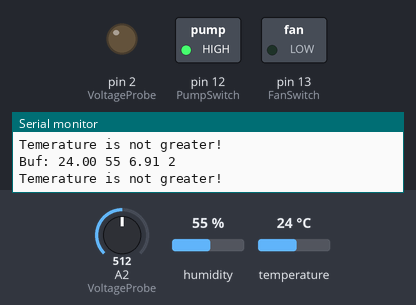
Bench run of a sketch on a simulated Arduino Uno, built with avr-gcc and run on an emulated ATmega328P. Parts: switched loads named in the sketch (green lamp = pin HIGH), output pins drawn as LEDs (lit = HIGH), the last lines printed to the serial monitor. Inputs (shaded band) come from the test bench; at power-on: temperature 24 °C, A2 (VoltageProbe) = 512, humidity 55 %.

Above: at 1.8 s.
1.9 s: temperature set to 28.3 °C
3.4 s: temperature set to 29.6 °C
At 5.0 s:
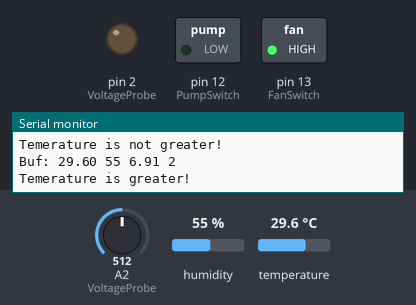
5.5 s: temperature set to 12 °C
At 6.8 s:
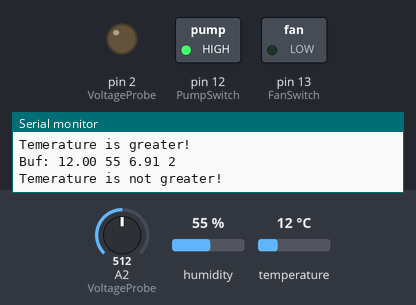
7.5 s: temperature set to 33 °C
At 8.5 s:
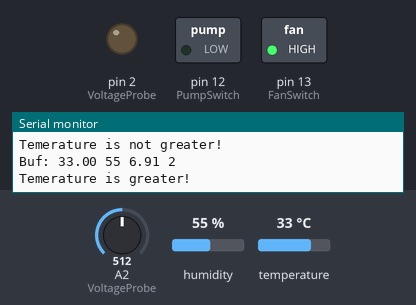
Timing chart, 0 to 10.5 s (numbered marks = the images above; inputs shaded):
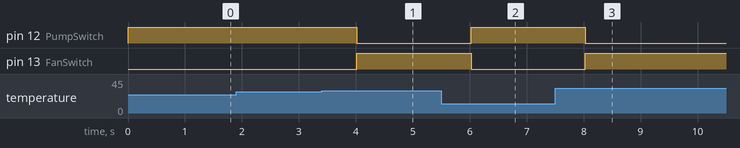

Measured:
- the behaviour switches between 29 and 29.1 °C on temperature (found by bisection; images 0 and 1)
- after the input at 3.4 s, pin 12 (PumpSwitch): HIGH → LOW after 0.62 s; pin 13 (FanSwitch): LOW → HIGH after 0.62 s
- after the input at 5.5 s, pin 12 (PumpSwitch): LOW → HIGH after 0.52 s; pin 13 (FanSwitch): HIGH → LOW after 0.52 s
- after the input at 7.5 s, pin 12 (PumpSwitch): HIGH → LOW after 0.53 s; pin 13 (FanSwitch): LOW → HIGH after 0.53 s

The sketch:

GreenHouseSensor.ino
```cpp
#include <Adafruit_Sensor.h>
#include <Adafruit_BME280.h>
Adafruit_BME280 bme;

#define DEBUG

int FanSwitch = 13;   // Pin D13
int PumpSwitch = 12;  // Pin D12
int SoilSensor = 0;   // Pin A0
int WaterSensor = 1;  // Pin A1
int VoltageProbe = 2; // Pin A2
float volt;

struct wd {
  float temperature;
  float humidity;
  float battery;
  uint8_t sensorID = 2;
}; wd weatherdata;

void setup() {
  Serial.begin(9600);
  pinMode(FanSwitch,OUTPUT);
  pinMode(PumpSwitch,OUTPUT);
  pinMode(SoilSensor,OUTPUT);
  pinMode(WaterSensor,OUTPUT);
  pinMode(VoltageProbe,OUTPUT);

  unsigned status;
  status = bme.begin(0x76);

  if (!status) {
      #ifdef DEBUG
          Serial.println(F("Could not find a valid BME280 sensor, check wiring, address, sensor ID!"));
          Serial.print(F("SensorID was: 0x"));
          Serial.println(bme.sensorID(),16);
          Serial.print(F("        ID of 0xFF probably means a bad address, a BMP 180 or BMP 085\n"));
          while (1) delay(10);
      #endif
  }
}

void readWeatherData(){
    weatherdata.temperature = 0;
    weatherdata.humidity = 0;

    weatherdata.temperature = bme.readTemperature();
    weatherdata.humidity = bme.readHumidity();
}

float voltsIn;
void readVoltage(){
  weatherdata.battery = 0;
  volt = 0.00;
  voltsIn = (unsigned) analogRead(VoltageProbe);
  volt = voltsIn * 0.013489736070381;   // 13.8v/1023 = 0,013489736070381
  weatherdata.battery = volt;
}

void Fan(bool onOff){
  if (onOff){
    digitalWrite(FanSwitch, HIGH);
  }
  else{
    digitalWrite(FanSwitch, LOW);
  }
}

void Pump(bool onOff){
  if (onOff){
    digitalWrite(PumpSwitch, HIGH);
  }
  else{
    digitalWrite(PumpSwitch, LOW);
  }
}

void loop() {
  readWeatherData();
  readVoltage();
  printValues();

  if (weatherdata.temperature > 29){
    Serial.println("Temerature is greater!");
    Fan(1);
    Pump(0);
  }
  else{
    Serial.println("Temerature is not greater!");
    Fan(0);
    Pump(1);
  }
  delay(1000);
}

void printValues() {

    #ifdef DEBUG
        char buf[16];

        char temperature[6];
        char humidity[3];
        char batt[5];
        char id[2];

        dtostrf(weatherdata.temperature, 3, 2, temperature);
        dtostrf(weatherdata.humidity, 2, 0, humidity);
        dtostrf(weatherdata.battery, 2, 2, batt);
        dtostrf(weatherdata.sensorID, 1, 0, id);

        sprintf(buf,"%s %s %s %s", temperature, humidity, batt, id);
        Serial.print(F("Buf: "));
        Serial.println(buf);
    #endif
}
```
